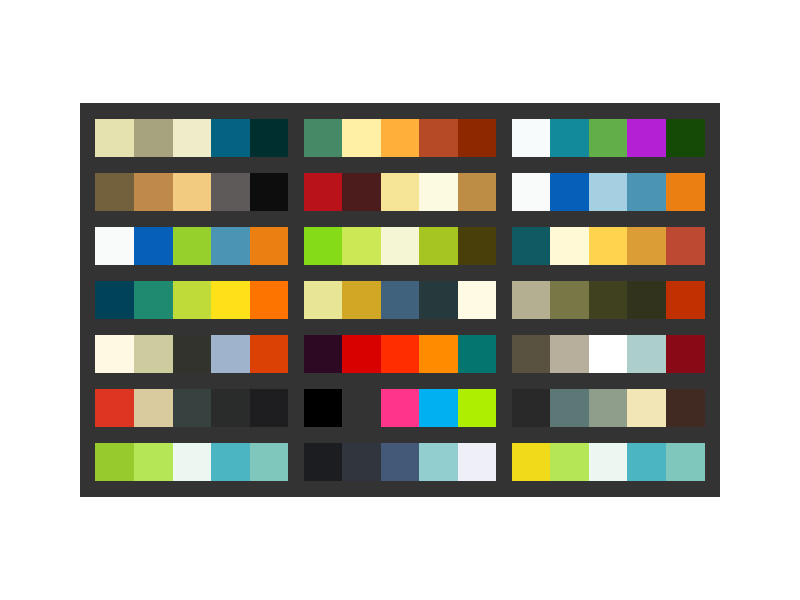

Here is the MATLAB script that generated this plot:
function [P, M, select] = displayBrochureTheme()
global select;
select = 0;
P = [];
M = [];
[T, Match] = loadThemes();
n = length(T);
sz = 50;
mg = 20;

grid = 3;
m = ceil(n/grid);
H = sz*m + mg*(m+1);
W = grid*(5*sz + mg) + mg;
data.W = W;
data.H = H;
data.sz = sz;
data.mg = mg;
data.m = m;
data.grid = grid;

I = 0.2*ones(H, W, 3);
for i = 1:m
    is = (i-1)*(sz + mg) + mg;
    for j = 1:grid
        id = (i-1)*grid+j;
        if id > n
            break;
        end
        js = (j-1)*(mg + 5*sz) + mg;
        I(is+1:is+sz,js+1:js+5*sz,:) = createImageFromTheme(T{id}, sz);
    end
end
data.h = figure;
set(data.h, 'Position', [720, 278, W, H]);
set(data.h, 'menubar', 'none');
mh = uimenu(data.h,'Label','File'); 
data.haxes = axes(...    % Axes for plotting the selected plot
                 'Parent', data.h, ...
                 'Units', 'normalized', ...
                 'Position',[0.1 0.1 0.80 0.8]);
axes(data.haxes);
hi = imshow(I);
set(hi, 'ButtonDownFcn',{@chooseTheme_Callback, data}); 
% set(h, 'WindowButtonMotionFcn',{@motion_Callback, data}); 
uiwait(data.h);
if select > 0 && select <= n
    P = T{select};
    M = Match{select};
end


function chooseTheme_Callback(hObject, e, data)
global select
p = get(data.haxes, 'CurrentPoint');
stepH= data.H/data.m;
select = ceil(p(1,2)/stepH);
i = 1;
stepW = data.W/data.grid;
while(~((i-1)*stepW <= p(1,1) && p(1,1) <= i*stepW))
    i = i + 1;
end
select = (select-1)*data.grid + i;
close(data.h);



function I = createImageFromTheme(T, sz)
n = size(T, 1);
I = zeros(sz, sz*n, size(T,2));
for i = 1:n
    for b = 1:size(T,2)
        I(:, (i-1)*sz+1:i*sz, b) = T(i,b);
    end
end

function [T, Match] = loadThemes()
T{1} = [230 226 175; 167 163 126; 239 236 202; 4 99 128; 0 47 47]/255;
Match{1} = [3 1 4 2 4];
T{2} = [70 137 102; 255 240 165; 255 176 59; 182 73 38; 142 40 0]/255;
Match{2} = [2 5 1 4 1];
T{3} = [248 251 251; 18 138 156; 98 175 74; 180 32 212; 20 74 5]/255;
Match{3} = [1 2 3 4 5];
T{4} = [115 96 61; 191 138 73; 242 202 128; 94 90 89; 13 13 13]/255;
Match{4} = [3 2 5 1 5];
T{5} = [185 18 27; 76 27 27; 246 228 151; 252 250 225; 189 141 70]/255;
Match{5} = [4 2 1 5 1];
T{6} = [249 250 250; 6 95 184; 164 208 226; 75 148 179; 236 127 18]/255;
Match{6} = [1 2 3 4 5];
T{7} = [249 250 250; 6 95 184; 150 208 44; 75 148 179; 236 127 18]/255;
Match{7} = [1 2 3 4 5];
T{8} = [133 219 24; 205 232 85; 245 246 212; 167 197 32; 73 63 11]/255;
Match{8} = [2 1 5 4 5];
T{9} = [16 91 99; 255 250 213; 255 211 78; 219 158 54; 189 73 50]/255;
Match{9} = [1 2 3 4 5];
T{10} = [0 67 88; 31 138 112; 190 219 57; 255 225 26; 253 116 0]/255;
Match{10} = [1 2 3 4 5];
T{11} = [232 229 149; 208 168 37; 64 98 124; 38 57 61; 255 250 228]/255;
Match{11} = [1 2 3 4 5];
T{12} = [180 175 145; 120 119 70; 64 65 30; 50 51 29; 192 48 0]/255;
Match{12} = [1 2 3 4 5];
T{13} = [255 248 227; 204 204 159; 51 51 45; 159 180 204; 219 65 5]/255;
Match{13} = [1 2 3 4 5];
T{14} = [46 9 36; 217 0 0; 255 45 0; 255 140 0; 4 117 111]/255;
Match{14} = [1 2 3 4 5];
T{15} = [89 82 65; 184 174 156; 255 255 255; 172 207 204; 138 9 23]/255;
Match{15} = [1 2 3 4 5];
T{16} = [220 53 34; 217 203 158; 55 65 64; 42 44 43; 30 30 32]/255;
Match{16} = [1 2 3 4 5];
T{17} = [0 0 0; 51 51 51; 255 53 139; 1 176 240; 174 238 0]/255;
Match{17} = [1 2 3 4 5];
T{18} = [41 41 41; 91 120 118; 143 158 139; 242 230 182; 65 42 34]/255;
Match{18} = [1 2 3 4 5];
T{19} = [150 202 45; 181 230 85; 237 247 242; 75 181 193; 127 198 188]/255;
Match{19} = [1 2 3 4 5];
T{20} = [28 29 33; 49 53 61; 68 88 120; 146 205 207; 238 239 247]/255;
Match{20} = [1 2 3 4 5];
% T{21} = [90 31 0; 209 87 13; 253 231 149; 71 119 37; 169 204 102]/255;
T{21} = [241 218 26; 181 230 85; 237 247 242; 75 181 193; 127 198 188]/255;
Match{21} = [1 2 3 4 5];